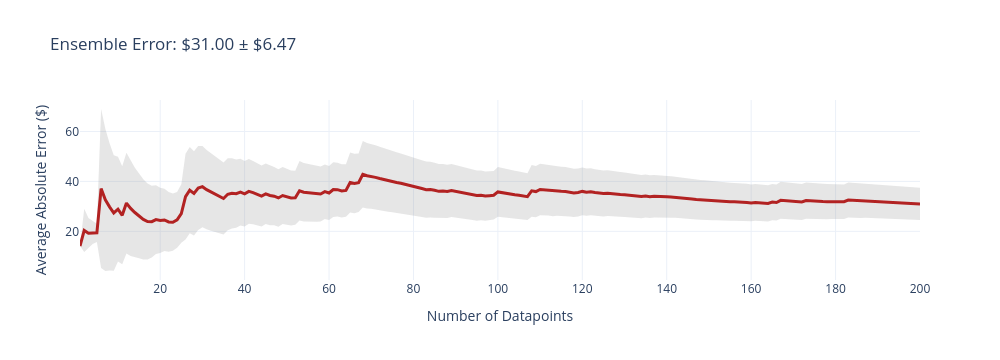
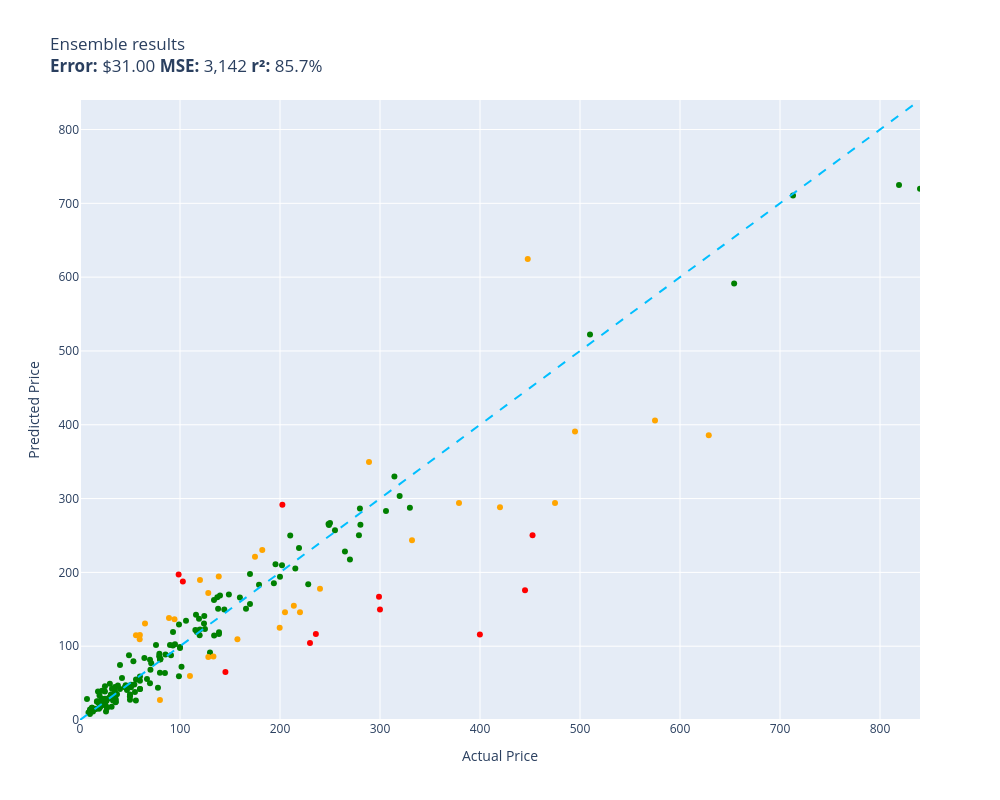

The code cell stored with these charts, in order, in its notebook:
### Code cell
evaluate(ensemble, test)

### Figure 1 — Plotly figure (JSON) as saved in the notebook; plotly's stock layout.template omitted (floating-point values rounded to 4 significant figures; data arrays with more than 128 entries replaced by an {"elided": "..."} marker saying what was removed)
{"data": [{"fill": "toself", "fillcolor": "rgba(128,128,128,0.2)", "hoverinfo": "skip", "line": {"color": "rgba(255,255,255,0)"}, "name": "95% CI", "showlegend": false, "type": "scatter", "x": {"elided": "400 int values"}, "y": {"elided": "400 float values"}}, {"customdata": {"elided": "200x1 float values"}, "hovertemplate": "n=%{x}<br>Avg Error=$%{y:,.2f}<br>±95% CI=$%{customdata[0]:,.2f}<extra></extra>", "line": {"color": "firebrick", "width": 3}, "mode": "lines", "name": "Cumulative Avg Error", "type": "scatter", "x": {"elided": "200 int values"}, "y": {"elided": "200 float values"}}], "layout": {"height": 360, "showlegend": false, "title": {"text": "Ensemble Error: $31.00 ± $6.47"}, "width": 1000, "xaxis": {"title": {"text": "Number of Datapoints"}}, "yaxis": {"title": {"text": "Average Absolute Error ($)"}}}}

### Figure 2 — Plotly figure (JSON) as saved in the notebook; plotly's stock layout.template omitted (floating-point values rounded to 4 significant figures; data arrays with more than 128 entries replaced by an {"elided": "..."} marker saying what was removed)
{"data": [{"customdata": {"elided": "159x1 str values"}, "hovertemplate": "%{customdata[0]}<extra></extra>", "legendgroup": "green", "marker": {"color": "green", "size": 6, "symbol": "circle"}, "mode": "markers", "name": "green", "orientation": "v", "showlegend": true, "type": "scatter", "x": {"elided": "159 float values"}, "xaxis": "x", "y": {"elided": "159 float values"}, "yaxis": "y"}, {"customdata": [["RBC12-UPC Replacement Battery Cartridge ...\nGuess=$104.19 Actual=$229.99"], ["DEWALT 20V MAX* XR Impact Driver with Bl...\nGuess=$250.30 Actual=$452.53"], ["Aolemi Oil Rubbed Bronze Single Function...\nGuess=$197.13 Actual=$98.65"], ["Wenger City Upgrade Laptop Backpack with...\nGuess=$65.18 Actual=$145.42"], ["Evan-Fischer Front Bumper Cover Compatib...\nGuess=$291.78 Actual=$202.38"], ["Sumerain S1339CM Double Handle Widesprea...\nGuess=$116.50 Actual=$235.86"], ["Lighted Triangle Mirror Cabinet Bathroom...\nGuess=$175.90 Actual=$445.00"], ["Canon Sure Shot 90u 35mm Date Camera\nGuess=$115.96 Actual=$399.89"], ["Mikrotik RB3011UIAS-RM RouterBOARD 10xGi...\nGuess=$166.81 Actual=$299.00"], ["GENUINE VOLVO THERMOSTAT (3.0, 3.2) S60 ...\nGuess=$187.64 Actual=$102.85"], ["HP Laserjet 2100 Laser Printer W/Test Pr...\nGuess=$149.75 Actual=$299.98"]], "hovertemplate": "%{customdata[0]}<extra></extra>", "legendgroup": "red", "marker": {"color": "red", "size": 6, "symbol": "circle"}, "mode": "markers", "name": "red", "orientation": "v", "showlegend": true, "type": "scatter", "x": [230.0, 452.5, 98.65, 145.4, 202.4, 235.9, 445.0, 399.9, 299.0, 102.8, 300.0], "xaxis": "x", "y": [104.2, 250.3, 197.1, 65.18, 291.8, 116.5, 175.9, 116.0, 166.8, 187.6, 149.8], "yaxis": "y"}, {"customdata": [["Metabo HPT 36V MultiVolt™ Cordless Rotar...\nGuess=$294.08 Actual=$379.00"], ["SKB iSeries 3i-13096-6KP Case for BlackM...\nGuess=$221.17 Actual=$174.99"], ["Bam Trekking 3027SB Single Black Clarine...\nGuess=$243.67 Actual=$332.00"], ["Mini PC, Kinupute Desktop Computer E3-12...\nGuess=$391.01 Actual=$495.00"], ["Clementoni 39132.5 Jigsaw Puzzle 1,000 P...\nGuess=$27.03 Actual=$79.95"], ["Evergreen HSHB2005 Cylinder Head Gasket ...\nGuess=$109.34 Actual=$59.69"], ["Travelpro Platinum Elite Slim Business L...\nGuess=$154.73 Actual=$213.83"], ["JRready ST6313 DT Deutsch Connector Kit,...\nGuess=$124.88 Actual=$199.68"], ["Dakota Alert MURS Alert Probe Sensor - M...\nGuess=$145.84 Actual=$219.99"], ["KOHLER 18865-CP Filtered Water Faucet, P...\nGuess=$294.03 Actual=$475.00"], ["Western Digital Enterprise RE4-GP 2TB SA...\nGuess=$59.51 Actual=$109.95"], ["Poison Spyder 10-08-020 Rocker Knocker\nGuess=$385.77 Actual=$628.76"], ["VLAND LED Smoked Taillights Compatible F...\nGuess=$177.87 Actual=$239.99"], ["ANZO USA 111207 GMC SIERRA 99-06 / YUKON...\nGuess=$230.48 Actual=$182.28"], ["EMART Photography C Stand with Boom Arm,...\nGuess=$189.55 Actual=$119.99"], ["Grey Pneumatic 1311SD Impact Socket Set\nGuess=$109.30 Actual=$157.43"], ["Walker Exhaust Ultra EPA 16478 Direct Fi...\nGuess=$405.81 Actual=$574.99"], ["DuraGo 29515020 Front Hub Assembly\nGuess=$85.42 Actual=$128.34"], ["Linkloos Solar Street Lights Outdoor Wat...\nGuess=$114.87 Actual=$55.99"], ["CradlePoint Compact Broadband Router (CB...\nGuess=$138.03 Actual=$89.00"], ["Hp Pavilion P7-1257c Motherboard Aahd3-h...\nGuess=$115.12 Actual=$59.86"], ["UPR Mach 1 Chin Spoiler Fits 94-98 Musta...\nGuess=$130.76 Actual=$64.99"], ["SP Air Corporation SP-8102BU 1/4-Inch He...\nGuess=$146.14 Actual=$204.99"], ["ROHL WSGUM3018WH Wire Sink Grids, White\nGuess=$172.22 Actual=$128.28"], ["Audio Techinca ATW-T1002 System 10 Handh...\nGuess=$349.40 Actual=$289.00"], ["Steering Wheel, Carbon Fiber Automotive ...\nGuess=$624.55 Actual=$447.74"], ["Pacific Drums PDCM1618TTRB 16 x 18 Inche...\nGuess=$288.19 Actual=$419.99"], ["Intex River Run Connect Lounge (Four)\nGuess=$136.45 Actual=$94.49"], ["Targus CityGear Durable Backpack, Black,...\nGuess=$86.02 Actual=$133.43"], ["Garmin 010-12402-10 GT15M-TM Transom-Mou...\nGuess=$194.35 Actual=$138.74"]], "hovertemplate": "%{customdata[0]}<extra></extra>", "legendgroup": "orange", "marker": {"color": "orange", "size": 6, "symbol": "circle"}, "mode": "markers", "name": "orange", "orientation": "v", "showlegend": true, "type": "scatter", "x": [379.0, 175.0, 332.0, 495.0, 79.95, 59.69, 213.8, 199.7, 220.0, 475.0, 110.0, 628.8, 240.0, 182.3, 120.0, 157.4, 575.0, 128.3, 55.99, 89.0, 59.86, 64.99, 205.0, 128.3, 289.0, 447.7, 420.0, 94.49, 133.4, 138.7], "xaxis": "x", "y": [294.1, 221.2, 243.7, 391.0, 27.03, 109.3, 154.7, 124.9, 145.8, 294.0, 59.51, 385.8, 177.9, 230.5, 189.6, 109.3, 405.8, 85.42, 114.9, 138.0, 115.1, 130.8, 146.1, 172.2, 349.4, 624.5, 288.2, 136.5, 86.02, 194.3], "yaxis": "y"}, {"hoverinfo": "skip", "line": {"color": "deepskyblue", "dash": "dash", "width": 2}, "mode": "lines", "name": "y = x", "showlegend": false, "type": "scatter", "x": [0, 840.0], "y": [0, 840.0]}], "layout": {"height": 800, "legend": {"title": {"text": "color"}, "tracegroupgap": 0}, "showlegend": false, "title": {"text": "Ensemble results<br><b>Error:</b> $31.00 <b>MSE:</b> 3,142 <b>r²:</b> 85.7%"}, "width": 1000, "xaxis": {"anchor": "y", "domain": [0, 1], "range": [0, 840.0], "title": {"text": "Actual Price"}}, "yaxis": {"anchor": "x", "domain": [0, 1], "range": [0, 840.0], "title": {"text": "Predicted Price"}}}}
